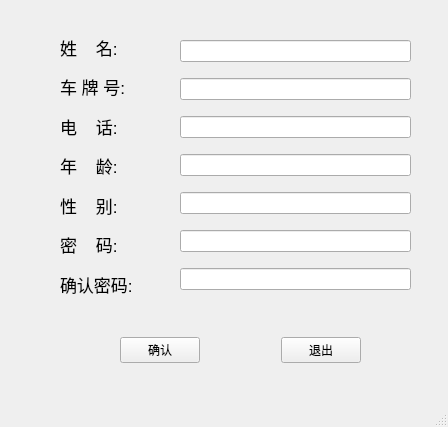
<?xml version="1.0" encoding="UTF-8"?>
<ui version="4.0">
 <class>Register</class>
 <widget class="QMainWindow" name="Register">
  <property name="geometry">
   <rect>
    <x>0</x>
    <y>0</y>
    <width>448</width>
    <height>427</height>
   </rect>
  </property>
  <property name="windowTitle">
   <string>MainWindow</string>
  </property>
  <widget class="QWidget" name="centralwidget">
   <widget class="QWidget" name="layoutWidget">
    <property name="geometry">
     <rect>
      <x>60</x>
      <y>30</y>
      <width>111</width>
      <height>271</height>
     </rect>
    </property>
    <layout class="QGridLayout" name="gridLayout">
     <item row="6" column="0">
      <widget class="QLabel" name="label_7">
       <property name="font">
        <font>
         <pointsize>13</pointsize>
        </font>
       </property>
       <property name="text">
        <string>密    码:</string>
       </property>
      </widget>
     </item>
     <item row="7" column="0">
      <widget class="QLabel" name="label_8">
       <property name="font">
        <font>
         <pointsize>13</pointsize>
        </font>
       </property>
       <property name="text">
        <string>确认密码:</string>
       </property>
      </widget>
     </item>
     <item row="4" column="0">
      <widget class="QLabel" name="label_6">
       <property name="font">
        <font>
         <pointsize>13</pointsize>
        </font>
       </property>
       <property name="text">
        <string>年    龄:</string>
       </property>
      </widget>
     </item>
     <item row="1" column="0">
      <widget class="QLabel" name="label_3">
       <property name="font">
        <font>
         <pointsize>13</pointsize>
        </font>
       </property>
       <property name="text">
        <string>姓    名:</string>
       </property>
      </widget>
     </item>
     <item row="3" column="0">
      <widget class="QLabel" name="label_5">
       <property name="font">
        <font>
         <pointsize>13</pointsize>
        </font>
       </property>
       <property name="text">
        <string>电    话:</string>
       </property>
      </widget>
     </item>
     <item row="2" column="0">
      <widget class="QLabel" name="label">
       <property name="font">
        <font>
         <pointsize>13</pointsize>
        </font>
       </property>
       <property name="text">
        <string>车 牌 号:</string>
       </property>
      </widget>
     </item>
     <item row="5" column="0">
      <widget class="QLabel" name="label_9">
       <property name="font">
        <font>
         <pointsize>13</pointsize>
        </font>
       </property>
       <property name="text">
        <string>性    别:</string>
       </property>
      </widget>
     </item>
    </layout>
   </widget>
   <widget class="QWidget" name="horizontalLayoutWidget">
    <property name="geometry">
     <rect>
      <x>120</x>
      <y>320</y>
      <width>241</width>
      <height>61</height>
     </rect>
    </property>
    <layout class="QHBoxLayout" name="horizontalLayout">
     <item>
      <widget class="QPushButton" name="z_pushButtonOk">
       <property name="text">
        <string>确认</string>
       </property>
       <property name="iconSize">
        <size>
         <width>20</width>
         <height>30</height>
        </size>
       </property>
      </widget>
     </item>
     <item>
      <spacer name="horizontalSpacer">
       <property name="orientation">
        <enum>Qt::Horizontal</enum>
       </property>
       <property name="sizeHint" stdset="0">
        <size>
         <width>40</width>
         <height>20</height>
        </size>
       </property>
      </spacer>
     </item>
     <item>
      <widget class="QPushButton" name="z_pushButtonExit">
       <property name="text">
        <string>退出</string>
       </property>
       <property name="iconSize">
        <size>
         <width>20</width>
         <height>30</height>
        </size>
       </property>
      </widget>
     </item>
    </layout>
   </widget>
   <widget class="QWidget" name="gridLayoutWidget">
    <property name="geometry">
     <rect>
      <x>180</x>
      <y>30</y>
      <width>231</width>
      <height>271</height>
     </rect>
    </property>
    <layout class="QGridLayout" name="gridLayout_3">
     <item row="2" column="0">
      <widget class="QLineEdit" name="z_UserPhoneNumber"/>
     </item>
     <item row="1" column="0">
      <widget class="QLineEdit" name="z_UserCarNumber"/>
     </item>
     <item row="3" column="0">
      <widget class="QLineEdit" name="z_UserAge"/>
     </item>
     <item row="0" column="0">
      <widget class="QLineEdit" name="z_UserName"/>
     </item>
     <item row="6" column="0">
      <widget class="QLineEdit" name="z_UserPasswordSure"/>
     </item>
     <item row="5" column="0">
      <widget class="QLineEdit" name="z_UserPassword"/>
     </item>
     <item row="4" column="0">
      <widget class="QLineEdit" name="z_UserSex"/>
     </item>
    </layout>
   </widget>
  </widget>
  <widget class="QMenuBar" name="menubar">
   <property name="geometry">
    <rect>
     <x>0</x>
     <y>0</y>
     <width>448</width>
     <height>26</height>
    </rect>
   </property>
  </widget>
  <widget class="QStatusBar" name="statusbar"/>
 </widget>
 <resources/>
 <connections/>
</ui>
